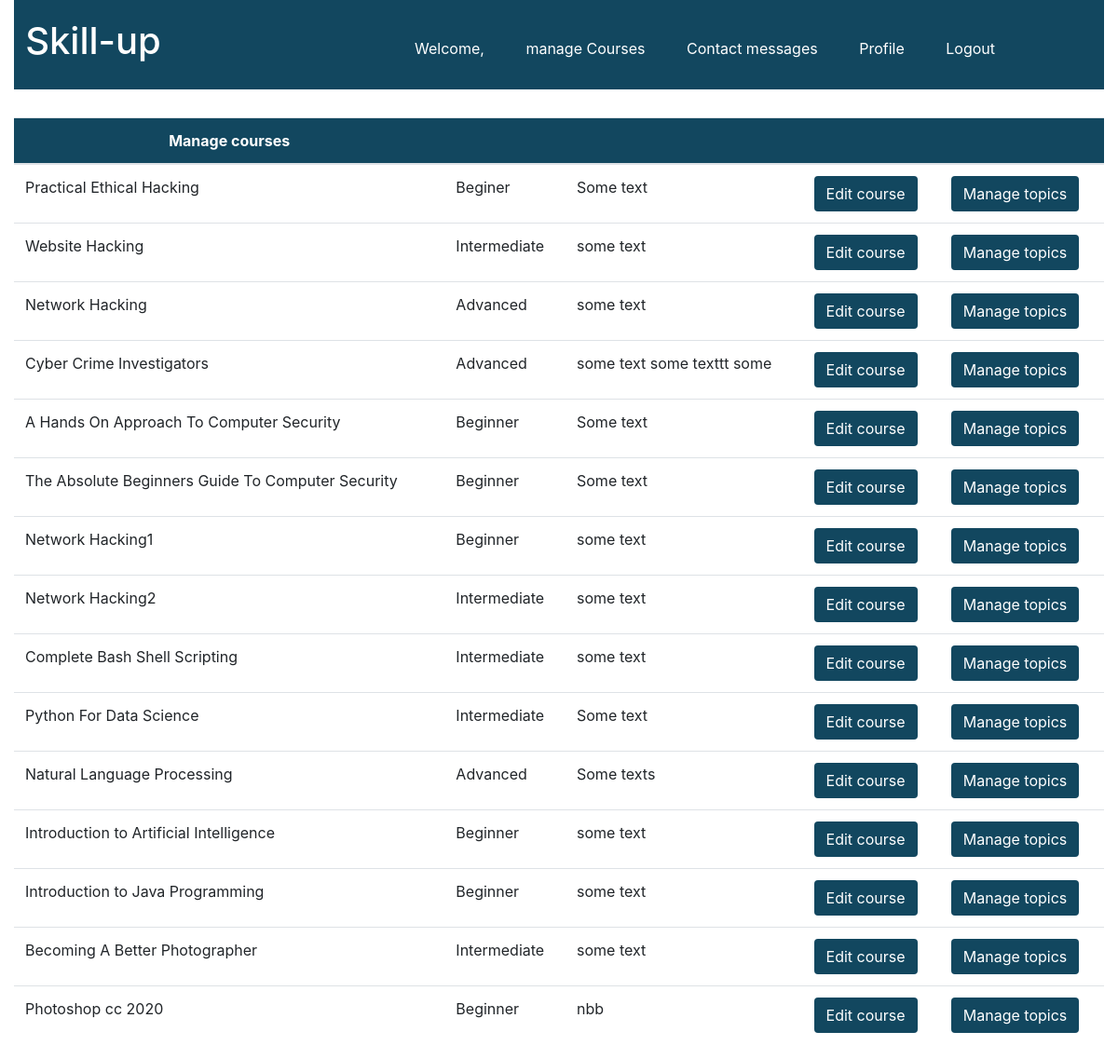
Screenshot of /skillup/admin_area with the database file from the repository.
### skillup/models.py (models this page shows)
class Course(models.Model):
    name = models.CharField(max_length=65)
    category = models.ForeignKey(Category, on_delete=models.CASCADE, null=True)
    subject = models.ForeignKey(Subject, on_delete=models.CASCADE, null=True)
    instructor = models.ForeignKey(Instructor, on_delete=models.CASCADE, null=True)
    image_url = models.CharField(max_length=2083)
    preview_text = models.TextField(max_length=255, verbose_name='preview text')
    level = models.CharField(max_length=65)

### skillup/views.py (the view)
# urls.py: path("admin_area", views.admin_area, name="admin_area"),
def admin_area(request):
    context = {
        "courses": Course.objects.all()
    }
    return render(request, "admin_dashboard.html", context)

### skillup/templates/admin_dashboard.html (shortened to what this page needs)
{% extends 'base.html' %}
{% block content %}
<nav>
    <div class="row">
        <div class="col-md-2 title"><h1 class="text-center"><a href="{% url 'admin_area' %}" class="title_text">Skill-up</a></h1></div>
        <div class="col-md-10 text-right menu_items">
            <ul>
                <li><a href="#">Welcome, {{ user.username }}</a></li>
                <li><a href="{% url 'manage_courses' %}">manage Courses</a></li>
                <li><a href="{% url 'contact_messages' %}">Contact messages</a></li>
                <li><a href="{% url 'profile' %}">Profile</a></li>
                <li><a href="{% url 'logout' %}">Logout</a></li>
            </ul>
        </div>
    </div>
</nav>
<div class="row">
    <div class="col-md-12 col-sm-10 col-xs-10 banner">
        <table class="table">
            <thead class="table_head">
            <tr>
                <th scope="col">Manage courses</th>
                <th scope="col"></th>
                <th scope="col"></th>
                <th scope="col"></th>
                <th scope="col"></th>
            </tr>
            </thead>
            <tbody>
            {% for course in courses %}
            <tr>
                <td>{{ course.name }}</td>
                <td>{{ course.level }}</td>
                <td>{{ course.preview_text }}</td>
                <td><a class="btn table_head my_btn"
                       href="{% url 'edit_course' course.id %}">Edit course</a></td>
                <td><a class="btn table_head my_btn"
                       href="{% url 'topics' course.id %}">Manage topics</a></td>
            </tr>
            {% endfor %}
        </table>
    </div>
</div>
    {% endblock %}

### skillup/static/skillup/css/style.css (style rules this page uses)
nav { background: #12475f; width:100%; height: auto; }
ul { width:80%; margin: 0 auto; padding: 0; }
ul li { list-style-type:none; display: inline-block; padding: 20px; }
ul li a { color: #fff; text-decoration: none; }
.title { color: #fff; margin-top: 13px; }
.title_text { color: #fff; }
.banner { color: #12475f; }
.table_head { background: #12475f; color: #fff; text-align: center; }
.banner { margin-top: 30px; }
.title { margin-top: 20px; margin-bottom: 20px; }
.menu_items { margin-top:20px; }

### rows the page displays
Course: name "Practical Ethical Hacking", level "Beginer", preview_text "Some text"
Course: name "Website Hacking", level "Intermediate", preview_text "some text"
Course: name "Network Hacking", level "Advanced", preview_text "some text"
Course: name "Cyber Crime Investigators", level "Advanced", preview_text "some text some texttt some"
Course: name "A Hands On Approach To Computer Security", level "Beginner", preview_text "Some text"
Course: name "The Absolute Beginners Guide To Computer Security", level "Beginner", preview_text "Some text"
Course: name "Network Hacking1", level "Beginner", preview_text "some text"
Course: name "Network Hacking2", level "Intermediate", preview_text "some text"
Course: name "Complete Bash Shell Scripting", level "Intermediate", preview_text "some text"
Course: name "Python For Data Science", level "Intermediate", preview_text "Some text"
Course: name "Natural Language Processing", level "Advanced", preview_text "Some texts"
Course: name "Introduction to Artificial Intelligence", level "Beginner", preview_text "some text"
Course: name "Introduction to Java Programming", level "Beginner", preview_text "some text"
Course: name "Becoming A Better Photographer", level "Intermediate", preview_text "some text"
Course: name "Photoshop cc 2020", level "Beginner", preview_text "nbb"
